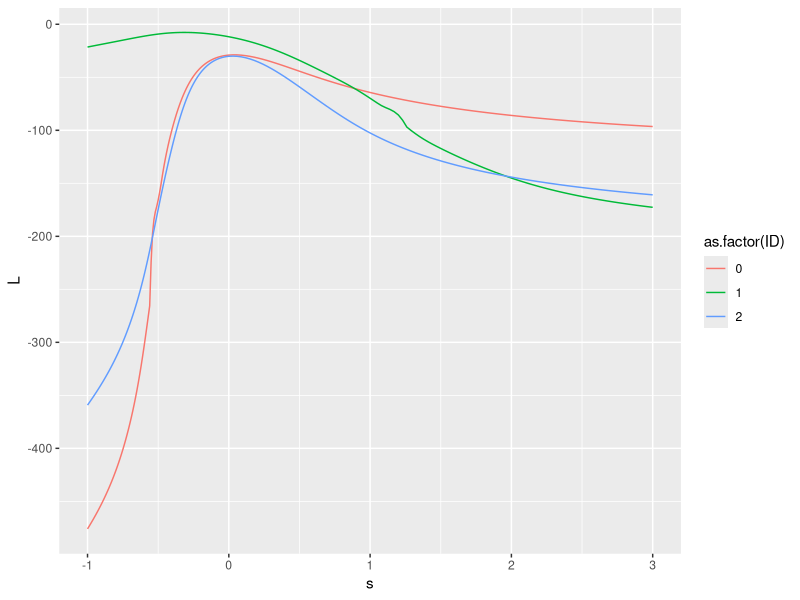
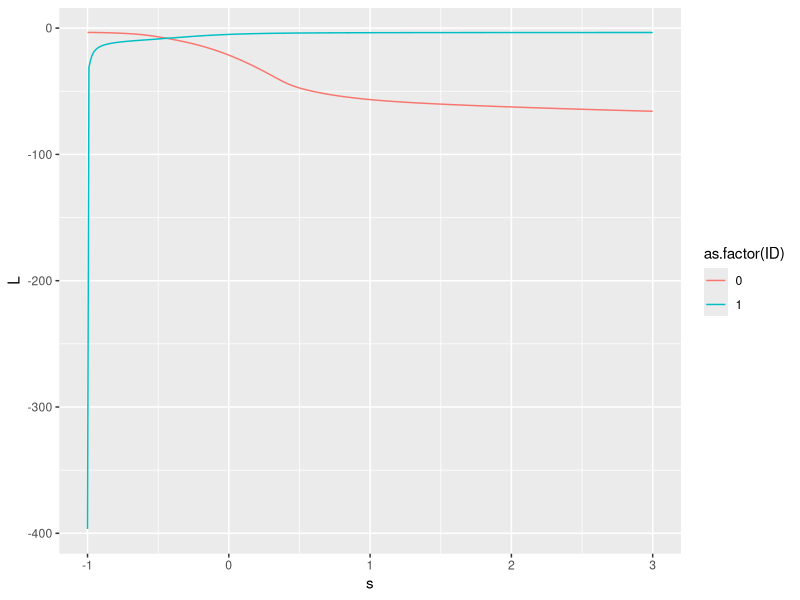
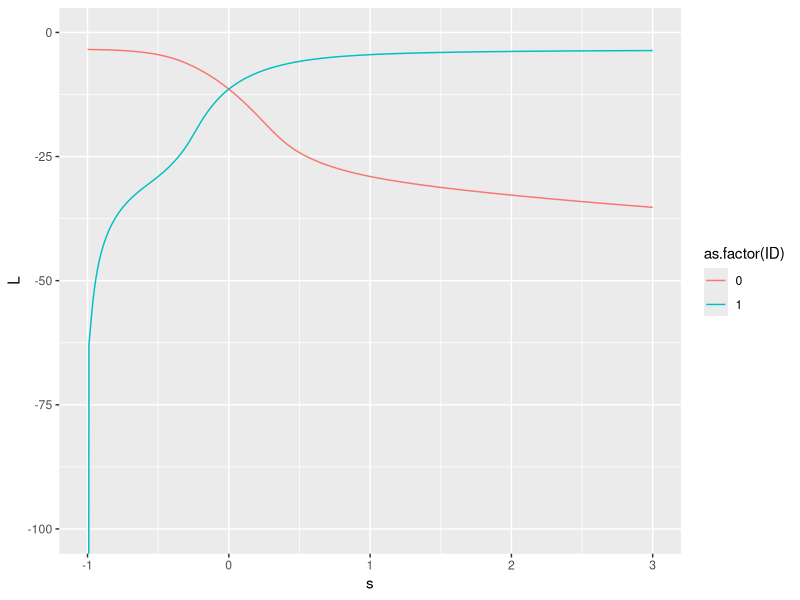
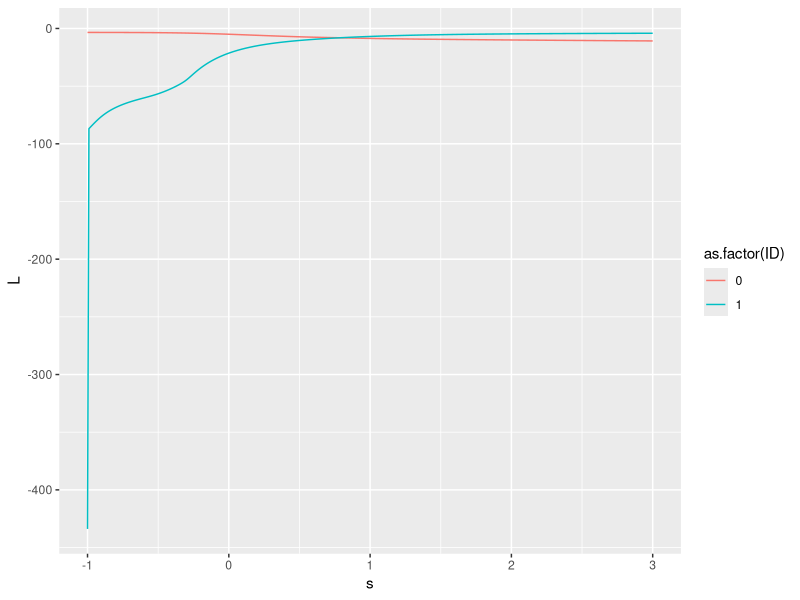
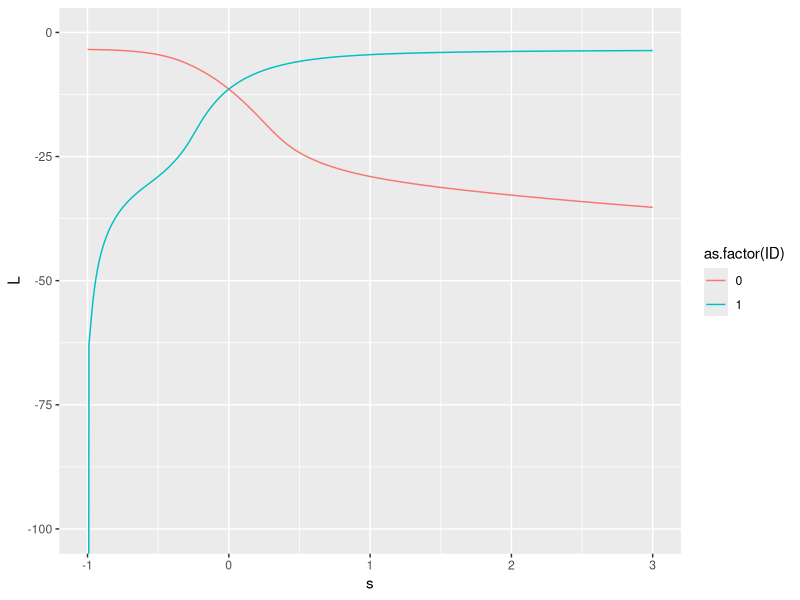

Write R code to recreate these figures, in order.
library(tidyverse)
library(data.table)








df <- (fread('analyzed/example_one_ana.csv', sep = ',', header = TRUE))

ggplot(df) + geom_line(aes(x = s, y = L, group = ID, color = as.factor(ID)))

df <- (fread('analyzed/fixing_from_high_ana.csv', sep = ',', header = TRUE))
ggplot(df) + geom_line(aes(x = s, y = L, group = ID, color = as.factor(ID)))

df <- (fread('analyzed/fixing_from_middle_ana.csv', sep = ',', header = TRUE))
ggplot(df) + geom_line(aes(x = s, y = L, group = ID, color = as.factor(ID))) + coord_cartesian(ylim = c(-100, 0))
ggsave('/home/cyriel/Documents/pro/these/presentations/presentation_soutenance/vraisemblance_monotone.png')

df <- (fread('analyzed/fixing_from_low_ana.csv', sep = ',', header = TRUE))
ggplot(df) + geom_line(aes(x = s, y = L, group = ID, color = as.factor(ID)))

